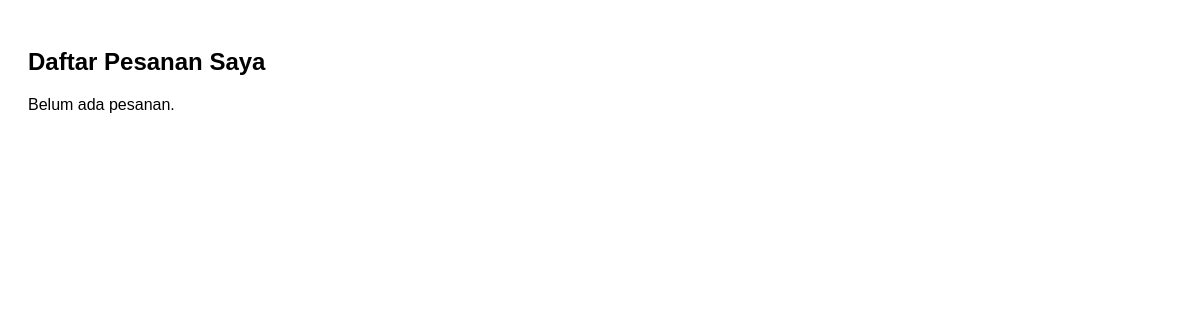
Page /orders.php (signed in) on the earlier database version.
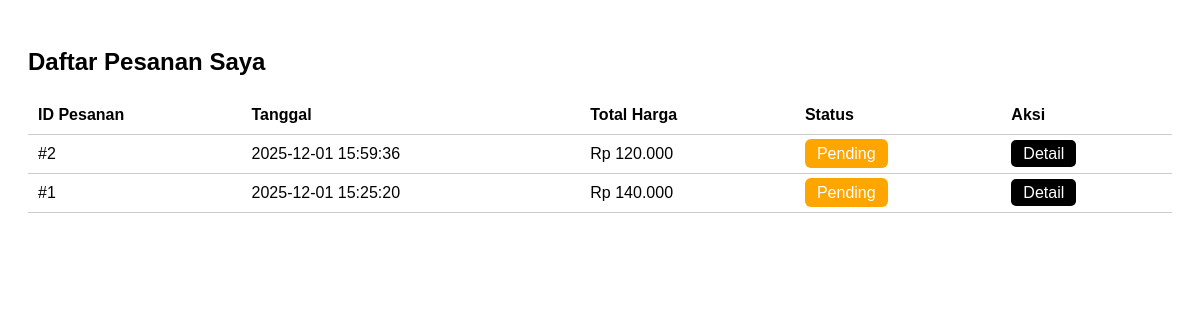
Same page on the later database version.
### tables this page shows
CREATE TABLE `orders` (
  `id` int NOT NULL,
  `user_id` int NOT NULL,
  `total_price` int NOT NULL,
  `status` enum('Pending','Diproses','Dikirim','Selesai','Dibatalkan') DEFAULT 'Pending',
  `created_at` timestamp NULL DEFAULT CURRENT_TIMESTAMP,
  `name` varchar(255) DEFAULT NULL,
  `phone` varchar(20) DEFAULT NULL,
  `address` text,
  `total` int DEFAULT NULL
);

### orders.php (the view, shortened to what this page needs)
<?php
include 'config.php';
$user_id = $_SESSION['user_id'];
$stmt = $conn->prepare("SELECT * FROM orders WHERE user_id = ? ORDER BY created_at DESC");
$stmt->bind_param("i", $user_id);
$stmt->execute();
$result = $stmt->get_result();
$orders = $result->fetch_all(MYSQLI_ASSOC);
?>
<!DOCTYPE html>
<html>
<head>
</head>
<body>
<h2>Daftar Pesanan Saya</h2>
<?php if (count($orders) == 0): ?>
    <p>Belum ada pesanan.</p>
<?php else: ?>
<table>
    <tr>
        <th>ID Pesanan</th>
        <th>Tanggal</th>
        <th>Total Harga</th>
        <th>Status</th>
        <th>Aksi</th>
    </tr>
    <?php foreach ($orders as $o): ?>
    <tr>
        <td>#<?= $o['id'] ?></td>
        <td><?= $o['created_at'] ?></td>
        <td>Rp <?= number_format($o['total_price'], 0, ',', '.') ?></td>
        <td><span class="status <?= $o['status'] ?>"><?= $o['status'] ?></span></td>
        <td><a class="btn" href="order_detail.php?id=<?= $o['id'] ?>">Detail</a></td>
    </tr>
    <?php endforeach; ?>
</table>
<?php endif; ?>
</body>
</html>

Differences in the rows shown:
added orders: id "2", created_at "2025-12-01 15:59:36", total_price "120.000", status "Pending"
added orders: id "1", created_at "2025-12-01 15:25:20", total_price "140.000", status "Pending"
Other differences:
text no longer shown: "Belum ada pesanan."
text now shown: "ID Pesanan Tanggal Total Harga Status Aksi"
